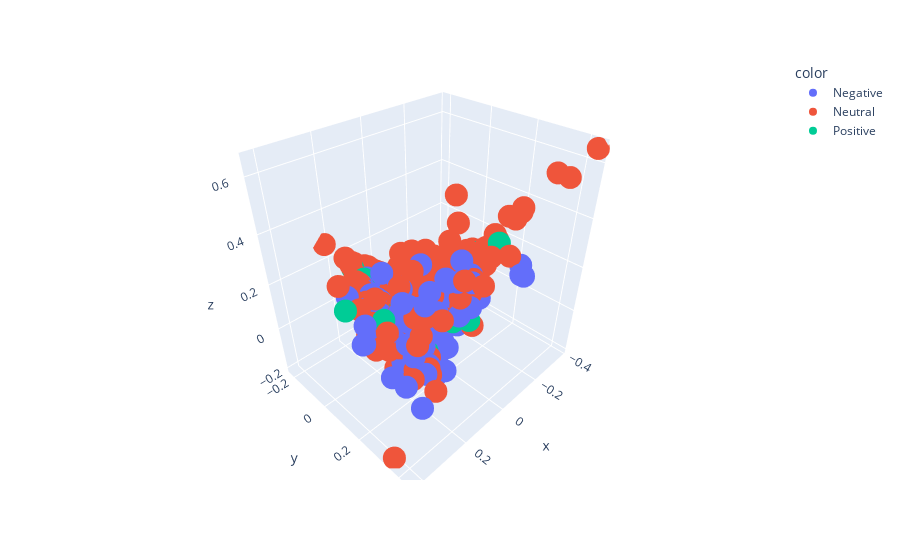

Write notebook code for a chart like this one.
### Code cell
px.scatter_3d(x=pca[:,0],y=pca[:,1],z=pca[:,2],color=vader['Overall Sentiment'].values)

### Figure 1 — Plotly figure (JSON) as saved in the notebook; plotly's stock layout.template omitted (floating-point values rounded to 4 significant figures; data arrays with more than 128 entries replaced by an {"elided": "..."} marker saying what was removed)
{"data": [{"hovertemplate": "color=Negative<br>x=%{x}<br>y=%{y}<br>z=%{z}<extra></extra>", "legendgroup": "Negative", "marker": {"color": "#636efa", "symbol": "circle"}, "mode": "markers", "name": "Negative", "scene": "scene", "showlegend": true, "type": "scatter3d", "x": {"elided": "960 float values"}, "y": {"elided": "960 float values"}, "z": {"elided": "960 float values"}}, {"hovertemplate": "color=Neutral<br>x=%{x}<br>y=%{y}<br>z=%{z}<extra></extra>", "legendgroup": "Neutral", "marker": {"color": "#EF553B", "symbol": "circle"}, "mode": "markers", "name": "Neutral", "scene": "scene", "showlegend": true, "type": "scatter3d", "x": {"elided": "3806 float values"}, "y": {"elided": "3806 float values"}, "z": {"elided": "3806 float values"}}, {"hovertemplate": "color=Positive<br>x=%{x}<br>y=%{y}<br>z=%{z}<extra></extra>", "legendgroup": "Positive", "marker": {"color": "#00cc96", "symbol": "circle"}, "mode": "markers", "name": "Positive", "scene": "scene", "showlegend": true, "type": "scatter3d", "x": {"elided": "234 float values"}, "y": {"elided": "234 float values"}, "z": {"elided": "234 float values"}}], "layout": {"legend": {"title": {"text": "color"}, "tracegroupgap": 0}, "margin": {"t": 60}, "scene": {"domain": {"x": [0, 1], "y": [0, 1]}, "xaxis": {"title": {"text": "x"}}, "yaxis": {"title": {"text": "y"}}, "zaxis": {"title": {"text": "z"}}}}}
